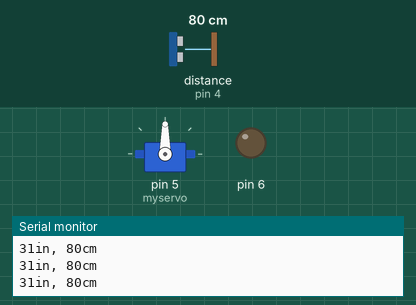
Simulated run of this sketch. Board: Arduino Uno, built with avr-gcc and run on an emulated ATmega328P. Parts: servo, output pins drawn as LEDs (lit = HIGH), the last lines printed to the serial monitor. Wiring (inferred from the names in the program): ultrasonic range finder: trigger pin 3; echo pin 4. The test bench sets the inputs (shaded band); at power-on: distance to the obstacle (sensor on pin 4) 80 cm. The echo pulse lasts 58.3 µs per cm; pins used as bus, display or sensor lines are not drawn.

Above: at 1.2 s.
1.3 s: distance to the obstacle (sensor on pin 4) set to 12 cm
2.8 s: distance to the obstacle (sensor on pin 4) set to 9 cm
At 3.7 s:
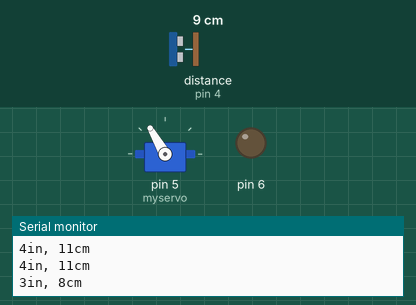
At 5.1 s:
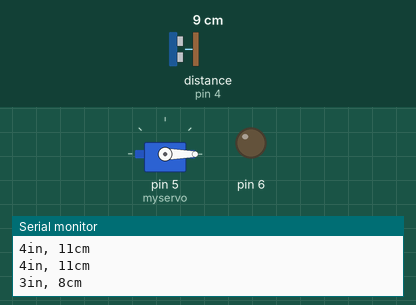
Timing chart, 0 to 6.6 s (numbered marks = the images above; inputs shaded):
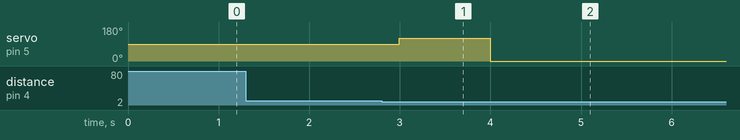

Measured:
- the behaviour switches between 11 and 10 cm on distance to the obstacle (sensor on pin 4) (found by bisection; images 0 and 1)
- after the input at 2.8 s, servo on pin 5 (myservo): 90° → 120° after 0.20 s, → 0° 1.0 s later

The sketch:

sanitiser_servo.ino
```cpp
#include <Servo.h>

Servo myservo;

int trig = 3; // attach pin 3 to Trig
int echo = 4; //attach pin 4 to Echo

int let;


void setup() {

myservo.attach(5);
pinMode(6, OUTPUT);
  // initialize serial communication:
  Serial.begin(9600);
}
void loop()
{
  //digitalWrite(vcc, HIGH);                    // establish variables for duration of the ping,and the distance result in inches and centimeters:
  long duration, inches, cm;                  // The PING))) is triggered by a HIGH pulse of 2 or more microseconds.Give a short LOW pulse beforehand to ensure a clean HIGH pulse:
  pinMode(trig, OUTPUT);
  digitalWrite(trig, LOW);
  delayMicroseconds(2);
  digitalWrite(trig, HIGH);
  delayMicroseconds(5);
  digitalWrite(trig, LOW);                        // The same pin is used to read the signal from the PING))): a HIGH, pulse whose duration is the time (in microseconds) from the sending
  // of the ping to the reception of its echo off of an object.
  pinMode(echo, INPUT);
  duration = pulseIn(echo, HIGH);                 // convert the time into a distance
  inches = microsecondsToInches(duration);
  cm = microsecondsToCentimeters(duration);

  Serial.print(inches);
  Serial.print("in, ");
  Serial.print(cm);
  Serial.print("cm");
  Serial.println();
  delay(100);

  if ((cm < 10) && (let == 0)) {
   myservo.write(120);
   delay(1000);
   myservo.write(0);
    let = 1;
   delay(3000);
  }
  else if (cm >= 10)
  {

    let = 0;
  }
  else {
    myservo.write(0); //off
  }
}
long microsecondsToInches(long microseconds)
{
  return microseconds / 74 / 2;
}
long microsecondsToCentimeters(long microseconds)
{
  return microseconds / 29 / 2;
}
```
